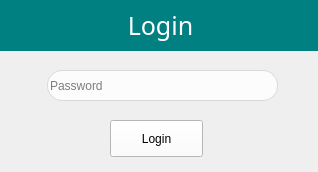
<?xml version="1.0" encoding="UTF-8"?>
<ui version="4.0">
 <class>LoginForm</class>
 <widget class="QDialog" name="LoginForm">
  <property name="geometry">
   <rect>
    <x>0</x>
    <y>0</y>
    <width>318</width>
    <height>172</height>
   </rect>
  </property>
  <property name="windowTitle">
   <string>Login</string>
  </property>
  <property name="styleSheet">
   <string notr="true">background-color: #EFEFEF;</string>
  </property>
  <widget class="QLabel" name="header">
   <property name="geometry">
    <rect>
     <x>0</x>
     <y>0</y>
     <width>321</width>
     <height>51</height>
    </rect>
   </property>
   <property name="font">
    <font>
     <family>Manjari</family>
     <pointsize>19</pointsize>
     <italic>false</italic>
     <strikeout>false</strikeout>
    </font>
   </property>
   <property name="layoutDirection">
    <enum>Qt::LeftToRight</enum>
   </property>
   <property name="styleSheet">
    <string notr="true">#header{
	background-color: teal;
	color: white;
}</string>
   </property>
   <property name="frameShadow">
    <enum>QFrame::Plain</enum>
   </property>
   <property name="text">
    <string>Login</string>
   </property>
   <property name="textFormat">
    <enum>Qt::RichText</enum>
   </property>
   <property name="alignment">
    <set>Qt::AlignCenter</set>
   </property>
  </widget>
  <widget class="QLineEdit" name="Password">
   <property name="geometry">
    <rect>
     <x>47</x>
     <y>70</y>
     <width>231</width>
     <height>31</height>
    </rect>
   </property>
   <property name="styleSheet">
    <string notr="true">#Password{
	background-color: rgba(255, 255, 255, 0.8);
	border-radius: 15px;	
	border: 1px solid #D9D9D9;
}

#Password:focus{
	background-color: white;
	border-radius: 0px;	
	border-color: rgba(64, 144, 218, 1);
	border-width: 1px;
	border-style: solid;
	text-indent: 10px;
}</string>
   </property>
   <property name="echoMode">
    <enum>QLineEdit::Password</enum>
   </property>
   <property name="alignment">
    <set>Qt::AlignLeading|Qt::AlignLeft|Qt::AlignVCenter</set>
   </property>
   <property name="placeholderText">
    <string>Password</string>
   </property>
  </widget>
  <widget class="QToolButton" name="Login">
   <property name="geometry">
    <rect>
     <x>110</x>
     <y>120</y>
     <width>93</width>
     <height>37</height>
    </rect>
   </property>
   <property name="styleSheet">
    <string notr="true">background-color: white;</string>
   </property>
   <property name="text">
    <string>Login</string>
   </property>
  </widget>
 </widget>
 <resources/>
 <connections/>
</ui>
